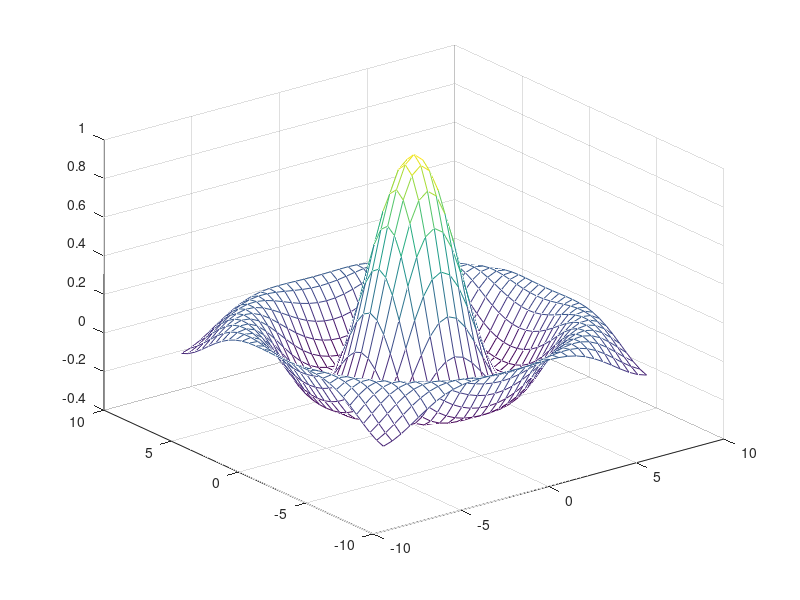

This chart was generated by the following MATLAB code:
%primjer m f-ije
%demo
X=-7.5:.5:7.5;
Y=X;
[X,Y]=meshgrid(X,Y);%formiranje matrice
R=sqrt(X.^2+Y.^2)+eps;
Z=sin(R)./R;
mesh(X,Y,Z)
